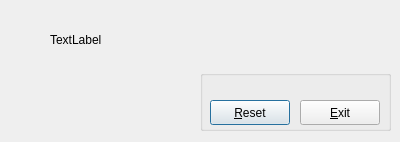
<?xml version="1.0" encoding="UTF-8"?>
<ui version="4.0">
 <class>GameEnded</class>
 <widget class="QDialog" name="GameEnded">
  <property name="geometry">
   <rect>
    <x>0</x>
    <y>0</y>
    <width>400</width>
    <height>142</height>
   </rect>
  </property>
  <property name="windowTitle">
   <string>Dialog</string>
  </property>
  <widget class="QLabel" name="winnerText">
   <property name="geometry">
    <rect>
     <x>50</x>
     <y>30</y>
     <width>281</width>
     <height>20</height>
    </rect>
   </property>
   <property name="text">
    <string>TextLabel</string>
   </property>
  </widget>
  <widget class="QGroupBox" name="groupBox">
   <property name="geometry">
    <rect>
     <x>200</x>
     <y>70</y>
     <width>191</width>
     <height>61</height>
    </rect>
   </property>
   <property name="title">
    <string/>
   </property>
   <widget class="QPushButton" name="resetButton">
    <property name="geometry">
     <rect>
      <x>10</x>
      <y>30</y>
      <width>80</width>
      <height>25</height>
     </rect>
    </property>
    <property name="text">
     <string>&amp;Reset</string>
    </property>
    <property name="default">
     <bool>false</bool>
    </property>
   </widget>
   <widget class="QPushButton" name="exitButton">
    <property name="geometry">
     <rect>
      <x>100</x>
      <y>30</y>
      <width>80</width>
      <height>25</height>
     </rect>
    </property>
    <property name="text">
     <string>&amp;Exit</string>
    </property>
    <property name="checkable">
     <bool>false</bool>
    </property>
   </widget>
  </widget>
 </widget>
 <resources/>
 <connections/>
</ui>
